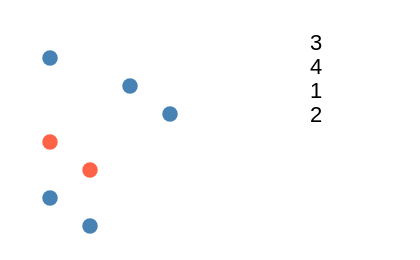

The specification (Vega-Lite) saved for this image:
### Vega specification from a JSON file in a GitHub repository (floating-point values rounded to 4 significant figures)
{"$schema": "https://vega.github.io/schema/vega/v6.json", "padding": 5, "autosize": "none", "width": 200, "height": 120, "data": [{"name": "a", "values": [{"k": 1}, {"k": 2}]}, {"name": "b", "values": [{"k": 3}, {"k": 4}]}, {"name": "c", "source": ["b", "a"]}, {"name": "d", "source": ["a", "b"], "transform": [{"type": "filter", "expr": "datum.k != 2"}]}, {"name": "e", "source": ["a"], "transform": [{"type": "formula", "as": "z", "expr": "datum.k*2"}]}, {"name": "all", "source": ["d", "e", "a"], "transform": [{"type": "identifier", "as": "i0"}]}], "scales": [{"name": "x", "type": "linear", "domain": [0, 10], "range": "width"}], "marks": [{"type": "symbol", "from": {"data": "all"}, "encode": {"update": {"x": {"scale": "x", "field": "k"}, "y": {"signal": "10 + 14 * datum.i0"}, "size": {"value": 60}, "fill": {"signal": "datum.z ? 'tomato' : 'steelblue'"}}}}, {"type": "text", "from": {"data": "c"}, "encode": {"update": {"x": {"value": 150}, "y": {"signal": "20 + 12 * indexof(pluck(data('c'), 'k'), datum.k)"}, "text": {"field": "k"}}}}]}
